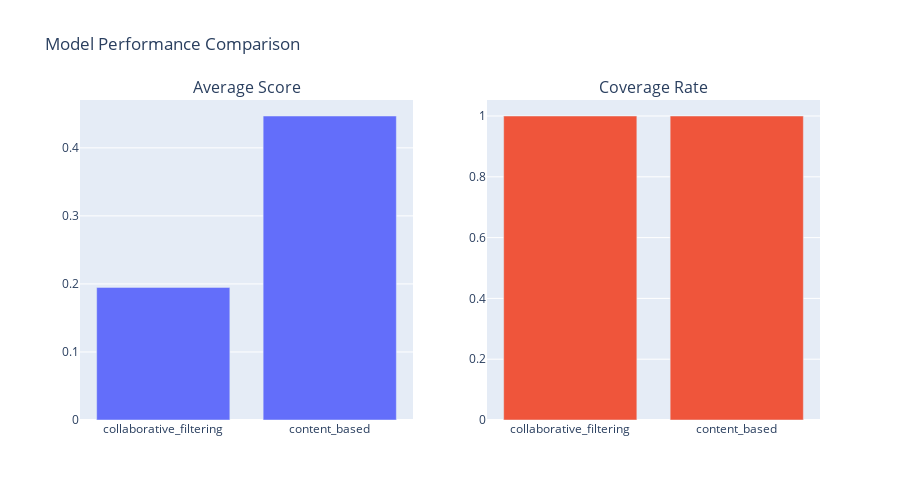

Notebook code for this chart:
### Markdown cell above
## Comprehensive Model Evaluation

Run the complete evaluation pipeline using the ModelEvaluator framework.

### Code cell
# Initialise the ModelEvaluator
evaluator = ModelEvaluator(
    models_dir="../models",
    results_dir="../results/modelling"
)

# Run comprehensive evaluation
print("🚀 Running comprehensive model evaluation...\n")

evaluation_results = evaluator.run_full_evaluation(
    test_data=test_pd,
    n_customers=20,
    n_recommendations=5,
    save_results=True,
    show_plots=True,
    verbose=True
)

print("\n✅ Evaluation complete!")
print(f"Evaluated {len(evaluation_results.get('loaded_models', {}))}/{len(evaluator.model_files)} available models")

### Figure 1 — Plotly figure (JSON) as saved in the notebook; plotly's stock layout.template omitted (floating-point values rounded to 4 significant figures)
{"data": [{"name": "Avg Score", "type": "bar", "x": ["collaborative_filtering", "content_based"], "xaxis": "x", "y": [0.1949, 0.4468], "yaxis": "y"}, {"name": "Coverage", "type": "bar", "x": ["collaborative_filtering", "content_based"], "xaxis": "x2", "y": [1, 1], "yaxis": "y2"}], "layout": {"annotations": [{"font": {"size": 16}, "showarrow": false, "text": "Average Score", "x": 0.225, "xanchor": "center", "xref": "paper", "y": 1, "yanchor": "bottom", "yref": "paper"}, {"font": {"size": 16}, "showarrow": false, "text": "Coverage Rate", "x": 0.775, "xanchor": "center", "xref": "paper", "y": 1, "yanchor": "bottom", "yref": "paper"}], "height": 500, "showlegend": false, "title": {"text": "Model Performance Comparison"}, "xaxis": {"anchor": "y", "domain": [0, 0.45]}, "xaxis2": {"anchor": "y2", "domain": [0.55, 1]}, "yaxis": {"anchor": "x", "domain": [0, 1]}, "yaxis2": {"anchor": "x2", "domain": [0, 1]}}}
